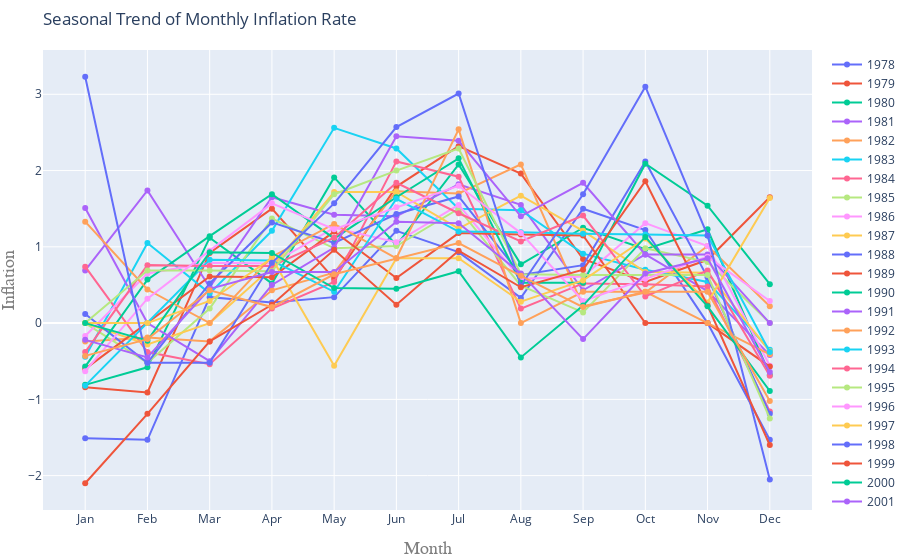

The code cell stored with this chart in its notebook:
### Code cell
# Prepare Data
years = widget.value
years = list(range(years[0], years[1]+1))
data['Year'] = pd.DatetimeIndex(data['observation_date']).year
data['Month'] = [d.strftime('%b') for d in data.observation_date]
# Draw Plot
fig = go.Figure()
for i, y in enumerate(years):
    if i < len(years):
        fig.add_trace(go.Scatter(
            x=data[data['Year'] == years[i]].Month.tolist(),
            y=data[data['Year'] == years[i]].Monthly_Rate.round(2).tolist(),
            name=str(years[i])))
fig.update_layout(title=go.layout.Title(
    text="Seasonal Trend of Monthly Inflation Rate",
    xref="paper",
    x=0),
    margin=dict(l=10, r=0, t=50, b=50),
    xaxis=go.layout.XAxis(title=go.layout.xaxis.Title(text="Month", font=dict(
        family="Courier New, monospace",
        size=18,
        color="#7f7f7f"))),
    yaxis=go.layout.YAxis(title=go.layout.yaxis.Title(text="Inflation", font=dict(
        family="Courier New, monospace",
        size=18,
        color="#7f7f7f"))))
fig.update_yaxes(nticks=10)

fig.show()

### Figure 1 — Plotly figure (JSON) as saved in the notebook; plotly's stock layout.template omitted (floating-point values rounded to 4 significant figures)
{"data": [{"name": "1978", "type": "scatter", "x": ["Jan", "Feb", "Mar", "Apr", "May", "Jun", "Jul", "Aug", "Sep", "Oct", "Nov", "Dec"], "y": [-1.51, -1.53, 0.34, 0.27, 0.34, 1.21, 0.93, 0.33, 1.5, 1.22, 0, -1.53]}, {"name": "1979", "type": "scatter", "x": ["Jan", "Feb", "Mar", "Apr", "May", "Jun", "Jul", "Aug", "Sep", "Oct", "Nov", "Dec"], "y": [-0.84, -0.91, 0.92, 1.5, 0.58, 1.79, 2.32, 1.96, 0.84, 0.54, 0.83, 1.65]}, {"name": "1980", "type": "scatter", "x": ["Jan", "Feb", "Mar", "Apr", "May", "Jun", "Jul", "Aug", "Sep", "Oct", "Nov", "Dec"], "y": [-0.81, -0.58, 1.12, 0.52, 1.91, 1.02, 2.08, 0.77, 1.25, 0.97, 1.23, -0.68]}, {"name": "1981", "type": "scatter", "x": ["Jan", "Feb", "Mar", "Apr", "May", "Jun", "Jul", "Aug", "Sep", "Oct", "Nov", "Dec"], "y": [0.69, 1.74, 0.47, 1.65, 1.42, 1.4, 1.82, 1.55, 0.43, 0.9, 0.42, -0.42]}, {"name": "1982", "type": "scatter", "x": ["Jan", "Feb", "Mar", "Apr", "May", "Jun", "Jul", "Aug", "Sep", "Oct", "Nov", "Dec"], "y": [-0.24, -0.19, -0.24, 0.43, 0.66, 1.73, 1.7, 2.08, 0.22, 0.4, 1.01, 0.22]}, {"name": "1983", "type": "scatter", "x": ["Jan", "Feb", "Mar", "Apr", "May", "Jun", "Jul", "Aug", "Sep", "Oct", "Nov", "Dec"], "y": [-0.44, 1.05, 0.39, 1.21, 2.56, 2.29, 1.5, 1.48, 0.91, 0.7, 0.54, -0.35]}, {"name": "1984", "type": "scatter", "x": ["Jan", "Feb", "Mar", "Apr", "May", "Jun", "Jul", "Aug", "Sep", "Oct", "Nov", "Dec"], "y": [0.74, -0.38, -0.54, 0.19, 0.54, 2.12, 1.92, 0.19, 0.52, 0.51, 0.48, -1.16]}, {"name": "1985", "type": "scatter", "x": ["Jan", "Feb", "Mar", "Apr", "May", "Jun", "Jul", "Aug", "Sep", "Oct", "Nov", "Dec"], "y": [0, -0.52, 0.19, 1.37, 0.98, 1.01, 1.5, 0.49, 0.14, 0.98, 0.8, 0]}, {"name": "1986", "type": "scatter", "x": ["Jan", "Feb", "Mar", "Apr", "May", "Jun", "Jul", "Aug", "Sep", "Oct", "Nov", "Dec"], "y": [-0.17, 0.65, 0.79, 0.78, 1.25, 1.06, 1.55, 0.58, 0.61, 1.31, 1.01, -0.56]}, {"name": "1987", "type": "scatter", "x": ["Jan", "Feb", "Mar", "Apr", "May", "Jun", "Jul", "Aug", "Sep", "Oct", "Nov", "Dec"], "y": [0, -0.28, 0, 0.73, 1.72, 1.72, 1.24, 1.67, 1.21, 0.67, 0.66, -0.37]}, {"name": "1988", "type": "scatter", "x": ["Jan", "Feb", "Mar", "Apr", "May", "Jun", "Jul", "Aug", "Sep", "Oct", "Nov", "Dec"], "y": [0.12, -0.52, 0.52, 1.32, 1.05, 1.43, 1.66, 0.63, 0.76, 2.12, 0.6, -1.19]}, {"name": "1989", "type": "scatter", "x": ["Jan", "Feb", "Mar", "Apr", "May", "Jun", "Jul", "Aug", "Sep", "Oct", "Nov", "Dec"], "y": [-0.6, 0, 0.61, 0.6, 1.2, 0.59, 1.18, 1.16, 1.15, 0, 0, -0.57]}, {"name": "1990", "type": "scatter", "x": ["Jan", "Feb", "Mar", "Apr", "May", "Jun", "Jul", "Aug", "Sep", "Oct", "Nov", "Dec"], "y": [-0.57, 0.57, 1.14, 1.69, 1.11, 1.65, 2.16, 0.53, 0.53, 2.09, 1.54, 0.51]}, {"name": "1991", "type": "scatter", "x": ["Jan", "Feb", "Mar", "Apr", "May", "Jun", "Jul", "Aug", "Sep", "Oct", "Nov", "Dec"], "y": [1.51, 0, -0.5, 0.5, 0.99, 2.45, 2.39, 1.4, 1.84, 0.9, 0.9, 0]}, {"name": "1992", "type": "scatter", "x": ["Jan", "Feb", "Mar", "Apr", "May", "Jun", "Jul", "Aug", "Sep", "Oct", "Nov", "Dec"], "y": [1.33, 0.44, 0, 0.87, 1.3, 0.85, 2.54, 0, 0.41, 0.41, 0, -0.41]}, {"name": "1993", "type": "scatter", "x": ["Jan", "Feb", "Mar", "Apr", "May", "Jun", "Jul", "Aug", "Sep", "Oct", "Nov", "Dec"], "y": [-0.82, 0, 0.83, 0.82, 0.41, 1.63, 1.2, 1.19, 1.17, 1.16, 1.15, -0.38]}, {"name": "1994", "type": "scatter", "x": ["Jan", "Feb", "Mar", "Apr", "May", "Jun", "Jul", "Aug", "Sep", "Oct", "Nov", "Dec"], "y": [-0.38, 0.76, 0.75, 0.75, 1.12, 1.84, 1.44, 1.07, 1.41, 0.35, 0.69, -0.69]}, {"name": "1995", "type": "scatter", "x": ["Jan", "Feb", "Mar", "Apr", "May", "Jun", "Jul", "Aug", "Sep", "Oct", "Nov", "Dec"], "y": [0, 0.69, 0.69, 0.68, 1.69, 2, 2.29, 0.64, 0.63, 0.63, 0.63, -1.25]}, {"name": "1996", "type": "scatter", "x": ["Jan", "Feb", "Mar", "Apr", "May", "Jun", "Jul", "Aug", "Sep", "Oct", "Nov", "Dec"], "y": [-0.63, 0.32, 0.95, 1.57, 1.23, 1.52, 1.8, 1.18, 0.29, 0.58, 0.87, 0.29]}, {"name": "1997", "type": "scatter", "x": ["Jan", "Feb", "Mar", "Apr", "May", "Jun", "Jul", "Aug", "Sep", "Oct", "Nov", "Dec"], "y": [0, 0, 0.29, 0.85, -0.56, 0.85, 0.85, 0.28, 0.56, 1.11, 0.27, 1.64]}, {"name": "1998", "type": "scatter", "x": ["Jan", "Feb", "Mar", "Apr", "May", "Jun", "Jul", "Aug", "Sep", "Oct", "Nov", "Dec"], "y": [3.23, -0.52, -0.52, 0.79, 1.57, 2.57, 3.01, 0.49, 1.69, 3.1, 1.15, -2.05]}, {"name": "1999", "type": "scatter", "x": ["Jan", "Feb", "Mar", "Apr", "May", "Jun", "Jul", "Aug", "Sep", "Oct", "Nov", "Dec"], "y": [-2.1, -1.19, -0.24, 0.24, 0.96, 0.24, 0.95, 0.47, 0.7, 1.86, 0.23, -1.6]}, {"name": "2000", "type": "scatter", "x": ["Jan", "Feb", "Mar", "Apr", "May", "Jun", "Jul", "Aug", "Sep", "Oct", "Nov", "Dec"], "y": [0, -0.23, 0.93, 0.92, 0.46, 0.45, 0.68, -0.45, 0.23, 1.13, 0.22, -0.89]}, {"name": "2001", "type": "scatter", "x": ["Jan", "Feb", "Mar", "Apr", "May", "Jun", "Jul", "Aug", "Sep", "Oct", "Nov", "Dec"], "y": [-0.22, -0.45, 0.45, 0.67, 0.67, 1.33, 1.31, 0.65, -0.21, 0.65, 0.85, -0.64]}, {"name": "2002", "type": "scatter", "x": ["Jan", "Feb", "Mar", "Apr", "May", "Jun", "Jul", "Aug", "Sep", "Oct", "Nov", "Dec"], "y": [-0.43, -0.21, 0.43, 0.21, 0.64, 0.85, 1.05, 0.62, 0.21, 0.41, 0.41, -1.02]}], "layout": {"margin": {"b": 50, "l": 10, "r": 0, "t": 50}, "title": {"text": "Seasonal Trend of Monthly Inflation Rate", "x": 0, "xref": "paper"}, "xaxis": {"title": {"font": {"color": "#7f7f7f", "family": "Courier New, monospace", "size": 18}, "text": "Month"}}, "yaxis": {"nticks": 10, "title": {"font": {"color": "#7f7f7f", "family": "Courier New, monospace", "size": 18}, "text": "Inflation"}}}}
